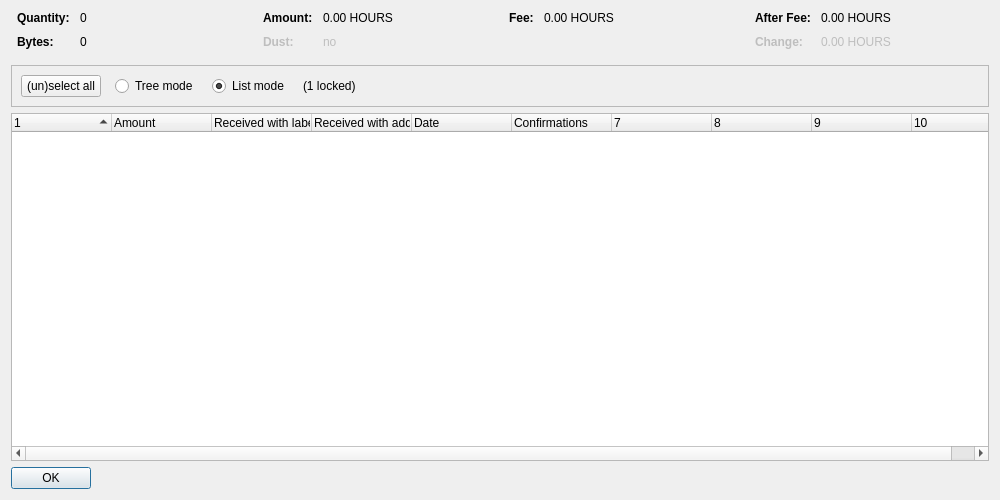
<?xml version="1.0" encoding="UTF-8"?>
<ui version="4.0">
 <class>CoinControlDialog</class>
 <widget class="QDialog" name="CoinControlDialog">
  <property name="geometry">
   <rect>
    <x>0</x>
    <y>0</y>
    <width>1000</width>
    <height>500</height>
   </rect>
  </property>
  <property name="windowTitle">
   <string>Coin Selection</string>
  </property>
  <layout class="QVBoxLayout" name="verticalLayout">
   <item>
    <layout class="QHBoxLayout" name="horizontalLayoutTop" stretch="0,0,0,0">
     <property name="topMargin">
      <number>0</number>
     </property>
     <property name="bottomMargin">
      <number>10</number>
     </property>
     <item>
      <layout class="QFormLayout" name="formLayoutCoinControl1">
       <property name="horizontalSpacing">
        <number>10</number>
       </property>
       <property name="verticalSpacing">
        <number>10</number>
       </property>
       <property name="leftMargin">
        <number>6</number>
       </property>
       <property name="rightMargin">
        <number>6</number>
       </property>
       <item row="0" column="0">
        <widget class="QLabel" name="labelCoinControlQuantityText">
         <property name="font">
          <font>
           <weight>75</weight>
           <bold>true</bold>
          </font>
         </property>
         <property name="text">
          <string>Quantity:</string>
         </property>
        </widget>
       </item>
       <item row="0" column="1">
        <widget class="QLabel" name="labelCoinControlQuantity">
         <property name="cursor">
          <cursorShape>IBeamCursor</cursorShape>
         </property>
         <property name="contextMenuPolicy">
          <enum>Qt::ActionsContextMenu</enum>
         </property>
         <property name="text">
          <string notr="true">0</string>
         </property>
         <property name="textInteractionFlags">
          <set>Qt::LinksAccessibleByMouse|Qt::TextSelectableByKeyboard|Qt::TextSelectableByMouse</set>
         </property>
        </widget>
       </item>
       <item row="1" column="0">
        <widget class="QLabel" name="labelCoinControlBytesText">
         <property name="font">
          <font>
           <weight>75</weight>
           <bold>true</bold>
          </font>
         </property>
         <property name="text">
          <string>Bytes:</string>
         </property>
        </widget>
       </item>
       <item row="1" column="1">
        <widget class="QLabel" name="labelCoinControlBytes">
         <property name="cursor">
          <cursorShape>IBeamCursor</cursorShape>
         </property>
         <property name="contextMenuPolicy">
          <enum>Qt::ActionsContextMenu</enum>
         </property>
         <property name="text">
          <string notr="true">0</string>
         </property>
         <property name="textInteractionFlags">
          <set>Qt::LinksAccessibleByMouse|Qt::TextSelectableByKeyboard|Qt::TextSelectableByMouse</set>
         </property>
        </widget>
       </item>
      </layout>
     </item>
     <item>
      <layout class="QFormLayout" name="formLayoutCoinControl2">
       <property name="horizontalSpacing">
        <number>10</number>
       </property>
       <property name="verticalSpacing">
        <number>10</number>
       </property>
       <property name="leftMargin">
        <number>6</number>
       </property>
       <property name="rightMargin">
        <number>6</number>
       </property>
       <item row="0" column="0">
        <widget class="QLabel" name="labelCoinControlAmountText">
         <property name="font">
          <font>
           <weight>75</weight>
           <bold>true</bold>
          </font>
         </property>
         <property name="text">
          <string>Amount:</string>
         </property>
        </widget>
       </item>
       <item row="0" column="1">
        <widget class="QLabel" name="labelCoinControlAmount">
         <property name="cursor">
          <cursorShape>IBeamCursor</cursorShape>
         </property>
         <property name="contextMenuPolicy">
          <enum>Qt::ActionsContextMenu</enum>
         </property>
         <property name="text">
          <string notr="true">0.00 HOURS</string>
         </property>
         <property name="textInteractionFlags">
          <set>Qt::LinksAccessibleByMouse|Qt::TextSelectableByKeyboard|Qt::TextSelectableByMouse</set>
         </property>
        </widget>
       </item>
       <item row="1" column="0">
        <widget class="QLabel" name="labelCoinControlLowOutputText">
         <property name="enabled">
          <bool>false</bool>
         </property>
         <property name="font">
          <font>
           <weight>75</weight>
           <bold>true</bold>
          </font>
         </property>
         <property name="text">
          <string>Dust:</string>
         </property>
        </widget>
       </item>
       <item row="1" column="1">
        <widget class="QLabel" name="labelCoinControlLowOutput">
         <property name="enabled">
          <bool>false</bool>
         </property>
         <property name="cursor">
          <cursorShape>IBeamCursor</cursorShape>
         </property>
         <property name="contextMenuPolicy">
          <enum>Qt::ActionsContextMenu</enum>
         </property>
         <property name="text">
          <string notr="true">no</string>
         </property>
         <property name="textInteractionFlags">
          <set>Qt::LinksAccessibleByMouse|Qt::TextSelectableByKeyboard|Qt::TextSelectableByMouse</set>
         </property>
        </widget>
       </item>
      </layout>
     </item>
     <item>
      <layout class="QFormLayout" name="formLayoutCoinControl3">
       <property name="horizontalSpacing">
        <number>10</number>
       </property>
       <property name="verticalSpacing">
        <number>10</number>
       </property>
       <property name="leftMargin">
        <number>6</number>
       </property>
       <property name="rightMargin">
        <number>6</number>
       </property>
       <item row="0" column="0">
        <widget class="QLabel" name="labelCoinControlFeeText">
         <property name="font">
          <font>
           <weight>75</weight>
           <bold>true</bold>
          </font>
         </property>
         <property name="text">
          <string>Fee:</string>
         </property>
        </widget>
       </item>
       <item row="0" column="1">
        <widget class="QLabel" name="labelCoinControlFee">
         <property name="cursor">
          <cursorShape>IBeamCursor</cursorShape>
         </property>
         <property name="contextMenuPolicy">
          <enum>Qt::ActionsContextMenu</enum>
         </property>
         <property name="text">
          <string notr="true">0.00 HOURS</string>
         </property>
         <property name="textInteractionFlags">
          <set>Qt::LinksAccessibleByMouse|Qt::TextSelectableByKeyboard|Qt::TextSelectableByMouse</set>
         </property>
        </widget>
       </item>
      </layout>
     </item>
     <item>
      <layout class="QFormLayout" name="formLayoutCoinControl4">
       <property name="horizontalSpacing">
        <number>10</number>
       </property>
       <property name="verticalSpacing">
        <number>10</number>
       </property>
       <property name="leftMargin">
        <number>6</number>
       </property>
       <property name="rightMargin">
        <number>6</number>
       </property>
       <item row="0" column="0">
        <widget class="QLabel" name="labelCoinControlAfterFeeText">
         <property name="font">
          <font>
           <weight>75</weight>
           <bold>true</bold>
          </font>
         </property>
         <property name="text">
          <string>After Fee:</string>
         </property>
        </widget>
       </item>
       <item row="0" column="1">
        <widget class="QLabel" name="labelCoinControlAfterFee">
         <property name="cursor">
          <cursorShape>IBeamCursor</cursorShape>
         </property>
         <property name="contextMenuPolicy">
          <enum>Qt::ActionsContextMenu</enum>
         </property>
         <property name="text">
          <string notr="true">0.00 HOURS</string>
         </property>
         <property name="textInteractionFlags">
          <set>Qt::LinksAccessibleByMouse|Qt::TextSelectableByKeyboard|Qt::TextSelectableByMouse</set>
         </property>
        </widget>
       </item>
       <item row="1" column="0">
        <widget class="QLabel" name="labelCoinControlChangeText">
         <property name="enabled">
          <bool>false</bool>
         </property>
         <property name="font">
          <font>
           <weight>75</weight>
           <bold>true</bold>
          </font>
         </property>
         <property name="text">
          <string>Change:</string>
         </property>
        </widget>
       </item>
       <item row="1" column="1">
        <widget class="QLabel" name="labelCoinControlChange">
         <property name="enabled">
          <bool>false</bool>
         </property>
         <property name="cursor">
          <cursorShape>IBeamCursor</cursorShape>
         </property>
         <property name="contextMenuPolicy">
          <enum>Qt::ActionsContextMenu</enum>
         </property>
         <property name="text">
          <string notr="true">0.00 HOURS</string>
         </property>
         <property name="textInteractionFlags">
          <set>Qt::LinksAccessibleByMouse|Qt::TextSelectableByKeyboard|Qt::TextSelectableByMouse</set>
         </property>
        </widget>
       </item>
      </layout>
     </item>
    </layout>
   </item>
   <item>
    <widget class="QFrame" name="frame">
     <property name="minimumSize">
      <size>
       <width>0</width>
       <height>40</height>
      </size>
     </property>
     <property name="frameShape">
      <enum>QFrame::StyledPanel</enum>
     </property>
     <property name="frameShadow">
      <enum>QFrame::Sunken</enum>
     </property>
     <layout class="QHBoxLayout" name="horizontalLayout">
      <item>
       <layout class="QHBoxLayout" name="horizontalLayoutPanel" stretch="0,0,0,0,0">
        <property name="spacing">
         <number>14</number>
        </property>
        <item>
         <widget class="QPushButton" name="pushButtonSelectAll">
          <property name="sizePolicy">
           <sizepolicy hsizetype="Maximum" vsizetype="Fixed">
            <horstretch>0</horstretch>
            <verstretch>0</verstretch>
           </sizepolicy>
          </property>
          <property name="text">
           <string>(un)select all</string>
          </property>
          <property name="autoDefault">
           <bool>false</bool>
          </property>
         </widget>
        </item>
        <item>
         <widget class="QRadioButton" name="radioTreeMode">
          <property name="sizePolicy">
           <sizepolicy hsizetype="Maximum" vsizetype="Fixed">
            <horstretch>0</horstretch>
            <verstretch>0</verstretch>
           </sizepolicy>
          </property>
          <property name="text">
           <string>Tree mode</string>
          </property>
         </widget>
        </item>
        <item>
         <widget class="QRadioButton" name="radioListMode">
          <property name="sizePolicy">
           <sizepolicy hsizetype="Maximum" vsizetype="Fixed">
            <horstretch>0</horstretch>
            <verstretch>0</verstretch>
           </sizepolicy>
          </property>
          <property name="text">
           <string>List mode</string>
          </property>
          <property name="checked">
           <bool>true</bool>
          </property>
         </widget>
        </item>
        <item>
         <widget class="QLabel" name="labelLocked">
          <property name="text">
           <string notr="true">(1 locked)</string>
          </property>
         </widget>
        </item>
        <item>
         <spacer name="horizontalSpacer">
          <property name="orientation">
           <enum>Qt::Horizontal</enum>
          </property>
          <property name="sizeHint" stdset="0">
           <size>
            <width>40</width>
            <height>20</height>
           </size>
          </property>
         </spacer>
        </item>
       </layout>
      </item>
     </layout>
    </widget>
   </item>
   <item>
    <widget class="CoinControlTreeWidget" name="treeWidget">
     <property name="contextMenuPolicy">
      <enum>Qt::CustomContextMenu</enum>
     </property>
     <property name="sortingEnabled">
      <bool>false</bool>
     </property>
     <property name="columnCount">
      <number>10</number>
     </property>
     <attribute name="headerShowSortIndicator" stdset="0">
      <bool>true</bool>
     </attribute>
     <attribute name="headerStretchLastSection">
      <bool>false</bool>
     </attribute>
     <column>
      <property name="text">
       <string/>
      </property>
     </column>
     <column>
      <property name="text">
       <string>Amount</string>
      </property>
     </column>
     <column>
      <property name="text">
       <string>Received with label</string>
      </property>
     </column>
     <column>
      <property name="text">
       <string>Received with address</string>
      </property>
     </column>
     <column>
      <property name="text">
       <string>Date</string>
      </property>
     </column>
     <column>
      <property name="text">
       <string>Confirmations</string>
      </property>
      <property name="toolTip">
       <string>Confirmed</string>
      </property>
     </column>
     <column>
      <property name="text">
       <string/>
      </property>
     </column>
     <column>
      <property name="text">
       <string/>
      </property>
     </column>
     <column>
      <property name="text">
       <string/>
      </property>
     </column>
     <column>
      <property name="text">
       <string/>
      </property>
     </column>
    </widget>
   </item>
   <item>
    <widget class="QDialogButtonBox" name="buttonBox">
     <property name="sizePolicy">
      <sizepolicy hsizetype="Maximum" vsizetype="Fixed">
       <horstretch>0</horstretch>
       <verstretch>0</verstretch>
      </sizepolicy>
     </property>
     <property name="orientation">
      <enum>Qt::Horizontal</enum>
     </property>
     <property name="standardButtons">
      <set>QDialogButtonBox::Ok</set>
     </property>
    </widget>
   </item>
  </layout>
 </widget>
 <customwidgets>
  <customwidget>
   <class>CoinControlTreeWidget</class>
   <extends>QTreeWidget</extends>
   <header>coincontroltreewidget.h</header>
  </customwidget>
 </customwidgets>
 <resources/>
 <connections/>
</ui>
